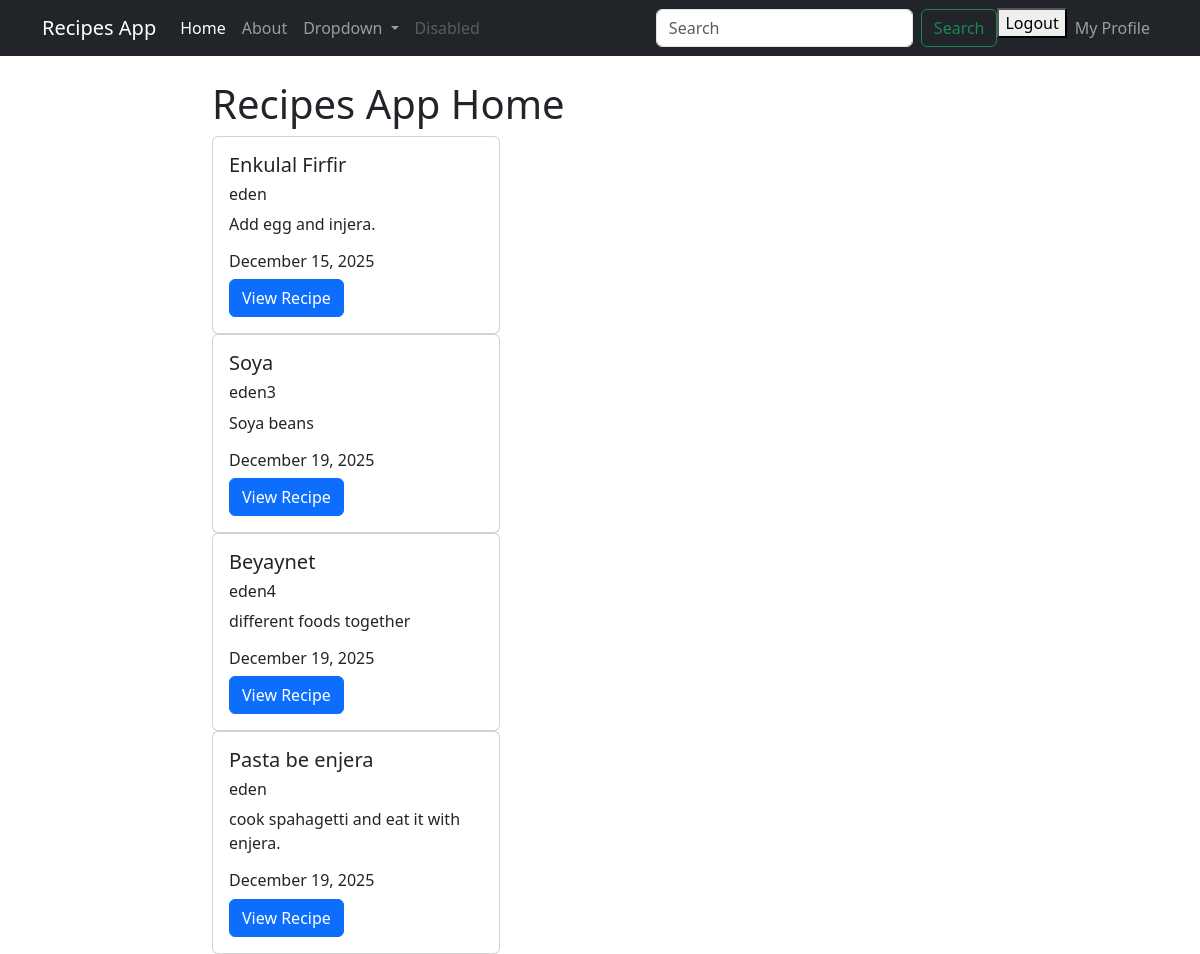
The page / (signed in) on the database its author committed.
### recipes/models.py (models this page shows, shortened)
class Recipe(models.Model):
    title = models.CharField(max_length=100)
    description = models.TextField()
    author = models.ForeignKey(User, on_delete=models.CASCADE )
    created_at = models.DateTimeField(auto_now_add=True)
    updated_at = models.DateTimeField(auto_now=True)

### recipes/views.py (the view)
# urls.py: path('', views.RecipesListView.as_view(), name="recipes-home"),
class RecipesListView(ListView):
    model = models.Recipe
    template_name = 'recipes/home.html'
    context_object_name = 'recipes'

### recipes/templates/recipes/home.html
{% extends 'recipes/base.html' %}
{% block content %}
    <h1>Recipes App Home</h1>
    {% for recipe in recipes %}
    <div class="card" style="width: 18rem;">
  <div class="card-body">
    <h5 class="card-title">{{recipe.title}} </h5>
    <h6 class="card-title">{{recipe.author}} </h6>
    <p class="card-text">{{recipe.description}}</p>
    <h6 class="card-title">{{recipe.updated_at | date:"F d, Y"}} </h6>
    <a href="{% url 'recipes-detail' recipe.pk %}" class="btn btn-primary">View Recipe</a>
  </div>
</div>
    {% endfor %}
    {% endblock content %}

### rows shown on the page
Recipe: title "Enkulal Firfir", author "eden", description "Add egg and injera.", updated_at "December 15, 2025"
Recipe: title "Soya", author "eden3", description "Soya beans", updated_at "December 19, 2025"
Recipe: title "Beyaynet", author "eden4", description "different foods together", updated_at "December 19, 2025"
Recipe: title "Pasta be enjera", author "eden", description "cook spahagetti and eat it with enjera.", updated_at "December 19, 2025"
